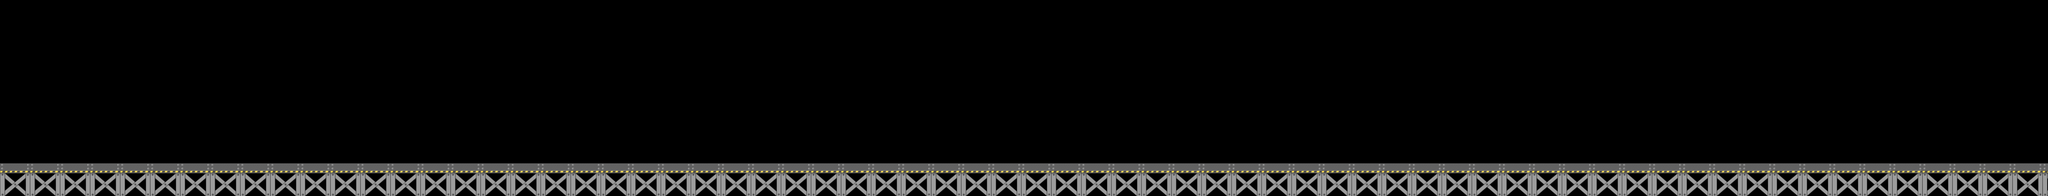

The image is a tile-based game level rendered from a .tmx file. Its description and source (layers, tilesets, objects; grid data summarised) follow:
An orthogonal 250x24 tile map with 30x30 px tiles, 1 tile layer (Tile Layer 1).

<map version="1.0" orientation="orthogonal" width="250" height="24" tilewidth="30" tileheight="30">
 <tileset firstgid="1" name="stage3_level1" tilewidth="30" tileheight="30">
  <image source="stage3_level1.PNG" width="7500" height="720" />
 </tileset>
 <layer name="Tile Layer 1" width="250" height="24">
  <data>[6000 cells, 6000 non-empty, 6000 distinct tile ids]</data>
 </layer>
</map>
